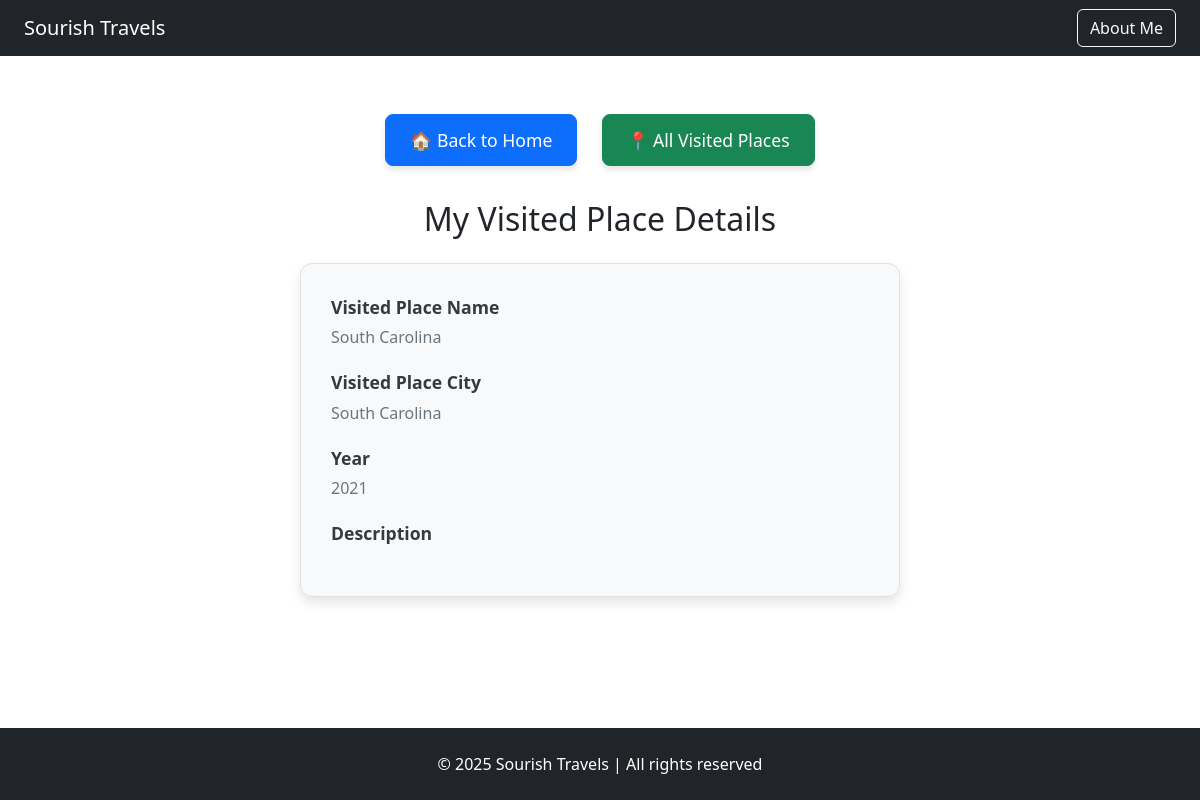
The app's page /sourishtravellist/11 with its own data.
### sourishtravellist/models.py (models this page shows)
class PlacesVisited(models.Model):
    place_name = models.CharField(max_length=255)
    place_city = models.CharField(max_length=255)
    place_zip = models.CharField(max_length=255)
    visited_year = models.IntegerField()
    visited_though = models.CharField(max_length=255)
    place_state = models.ForeignKey(Places, on_delete=models.CASCADE)
    record_create= models.DateTimeField(default=timezone.now)
    record_update= models.DateTimeField(default=timezone.now)
    description = models.TextField(blank=True, null=True)

### sourishtravellist/views.py (the view)
# urls.py: path('<int:place_id>', views.place_details, name='place_details'),
def place_details(request, place_id):
    try:
     placedetails = PlacesVisited.objects.get(id=place_id)
     return render(request, 'placesVisited/placeDetails.html', {'placedetails': placedetails})
    except:
        return render(request, 'placesVisited/dataNotExists.html')

### sourishtravellist/templates/placesVisited/placeDetails.html (shortened to what this page needs)
{% extends 'base.html' %}
{% block content %}
<div class="container mt-5">
    <div class="text-center mb-4">
        <a href="{% url 'home' %}" class="btn btn-primary custom-home-btn">🏠 Back to Home</a>
        <a href="{% url 'index' %}" class="btn btn-success custom-home-btn1">📍 All Visited Places</a>
    </div>
    <h2 class="text-center mb-4">My Visited Place Details</h2>
    {% if placedetails %}
    <div class="detail-card mx-auto" style="max-width: 600px;">
        <div class="detail-section">
            <div class="detail-label">Visited Place Name</div>
            <div class="detail-value">{{ placedetails.place_name }}</div>
        </div>
        <div class="detail-section">
            <div class="detail-label">Visited Place City</div>
            <div class="detail-value">{{ placedetails.place_city }}</div>
        </div>
        <div class="detail-section">
            <div class="detail-label">Year</div>
            <div class="detail-value">{{ placedetails.visited_year }}</div>
        </div>
        <div class="detail-section">
            <div class="detail-label">Description</div>
        </div>
    </div>
    {% else %}
        <p class="text-center text-muted">No place details found.</p>
    {% endif %}
</div>
{% endblock %}

### sourishtravellist/templates/placesVisited/placeDetails.html (style rules this page uses)
.custom-home-btn, .custom-home-btn1 { padding: 12px 24px; font-size: 1.1rem; border-radius: 8px; font-weight: 500; transition: background-color 0.3s ease, transform 0.2s ease; box-shadow: 0 4px 6px rgba(0,0,0,0.1); margin: 10px; }
.detail-card { background-color: #f8f9fa; border: 1px solid #dee2e6; border-radius: 12px; padding: 30px; box-shadow: 0 6px 12px rgba(0,0,0,0.1); }
.detail-section { margin-bottom: 20px; }
.detail-label { font-weight: 600; color: #343a40; font-size: 1.1rem; }
.detail-value { color: #6c757d; font-size: 1rem; margin-top: 5px; }

### records on screen
PlacesVisited: place_name "South Carolina", place_city "South Carolina", visited_year "2021"
